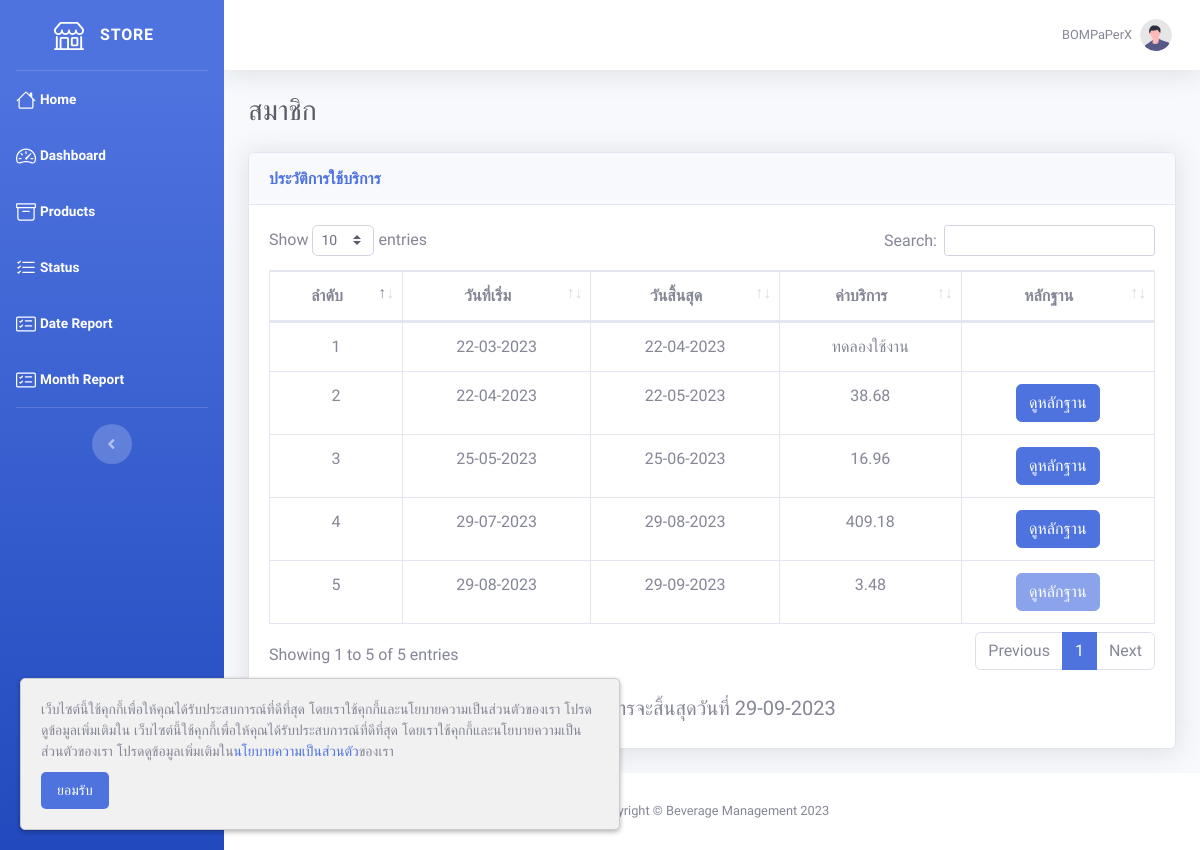
The app's page /history.php (signed in) with its own data.
### tables this page shows
CREATE TABLE `user` (
  `user_id` int(10) NOT NULL,
  `email` varchar(255) NOT NULL,
  `password` varchar(255) NOT NULL,
  `password_view` varchar(255) NOT NULL,
  `status` tinyint(1) NOT NULL COMMENT '0=disable\r\n1=enable',
  `agree` tinyint(1) NOT NULL,
  `firstname` varchar(255) NOT NULL,
  `lastname` varchar(255) NOT NULL,
  `id_number` varchar(13) NOT NULL,
  `phone` varchar(10) NOT NULL,
  `line` varchar(255) NOT NULL,
  `address` text NOT NULL,
  `store` varchar(255) NOT NULL,
  `description` text NOT NULL,
  `img_path` text NOT NULL
);

CREATE TABLE `member` (
  `member_id` int(10) NOT NULL,
  `user_id` int(10) NOT NULL,
  `approve_date` date NOT NULL,
  `img_path` text NOT NULL
);

### history.php (the view, shortened to what this page needs)
<!DOCTYPE html>
<html lang="en">
<?php
require './include/connect.php';
include './include/header.php';
$user_id = $_SESSION['user_id'];
$member_count = $connect->prepare("SELECT * FROM member WHERE user_id = '$user_id'");
$member_count->execute();
$row_member_count = $member_count->fetchAll(PDO::FETCH_ASSOC);
$count = count($row_member_count);
$i = 1;
?>
<body id="page-top">
    <div id="wrapper">
        <?php include './include/sidebar.php'; ?>
        <div id="content-wrapper" class="d-flex flex-column">
            <div id="content">
                <?php include './include/topbar.php'; ?>
                <div class="container-fluid">
                    <div class="d-sm-flex align-items-center justify-content-between mb-4">
                        <h1 class="h3 mb-0 text-gray-800">
                            <?php
                            if ($count == 0) {
                                echo 'ผู้ใช้งานใหม่';
                            } elseif ($count == 1) {
                                echo 'ทดลองใช้งาน';
                            } else {
                                echo 'สมาชิก';
                            }
                            ?>
                        </h1>
                    </div>
                    <div class="card shadow mb-4">
                        <div class="card-header py-3">
                            <h6 class="m-0 font-weight-bold text-primary">ประวัติการใช้บริการ</h6>
                        </div>
                        <div class="card-body">
                            <div class="table-responsive">
                                <table class="table table-bordered text-center" id="dataTable" width="100%" cellspacing="0">
                                    <thead>
                                        <tr>
                                            <th>ลำดับ</th>
                                            <th>วันที่เริ่ม</th>
                                            <th>วันสิ้นสุด</th>
                                            <th>ค่าบริการ</th>
                                            <th>หลักฐาน</th>
                                        </tr>
                                    </thead>
                                    <tbody>
                                        <?php
                                        foreach ($row_member_count as $row) {
                                        ?>
                                            <tr>
                                                <td><?= $i++ ?></td>
                                                <td><?= date('d-m-Y', strtotime($row['approve_date'])) ?></td>
                                                <td><?= $end = date('d-m-Y', strtotime($row['approve_date'] . ' +1 month')) ?></td>
                                                <?php
                                                $start_date = $row['approve_date'];
                                                $end_date = date('Y-m-d', strtotime($start_date . ' +1 month'));
                                                $service_fee = $connect->prepare("SELECT * FROM payment INNER JOIN record ON payment.no_receipt = record.no_receipt INNER JOIN product ON record.product_id = product.product_id WHERE user_id = '$user_id' AND timestamp >= '$start_date' AND timestamp <= '$end_date'");
                                                $service_fee->execute();
                                                $row_service_fee = $service_fee->fetchAll(PDO::FETCH_ASSOC);
                                                $total_price = 0;
                                                foreach ($row_service_fee as $row_fee) {
                                                    $total_price = $total_price + ($row_fee['quantity'] * $row_fee['net_price']);
                                                }
                                                $fee = $total_price * 0.02;
                                                ?>
                                                <td><?= $i == 2 ? 'ทดลองใช้งาน' : $fee ?></td>
                                                <td><button type="button" class="btn btn-primary" onclick="view(<?= $row['member_id'] ?>)" <?= $i == 2 ? 'style="display: none;"' : '' ?> <?= empty($row['img_path']) ? 'disabled' : '' ?>>ดูหลักฐาน</button></td>
                                            </tr>
                                        <?php
                                        }
                                        ?>
                                    </tbody>
                                </table>
                            </div>
                            <br>
                            <div class="text-center">
                                <?php if ($count != 0) { ?>
                                    <h5>บริการจะสิ้นสุดวันที่ <?= $end ?></h5>
                                <?php
                                }
                                ?>
                            </div>
                        </div>
                    </div>
                </div>
            </div>
            <?php include './include/footer.php'; ?>
        </div>
    </div>
</body>
</html>

### include/topbar.php (shortened to what this page needs)
<?php
if (isset($_SESSION['user_id'])) {
    $user_id = $_SESSION['user_id'];
    $profile = $connect->prepare("SELECT * FROM user WHERE user_id = :user_id");
    $profile->bindParam(":user_id", $user_id);
    $profile->execute();
    $row_profile = $profile->fetch(PDO::FETCH_ASSOC);
} else {
    $admin_id = $_SESSION['admin_id'];
    $profile = $connect->prepare("SELECT * FROM admin WHERE admin_id = :admin_id");
    $profile->bindParam(":admin_id", $admin_id);
    $profile->execute();
    $row_profile = $profile->fetch(PDO::FETCH_ASSOC);
}
?>
<nav class="navbar navbar-expand navbar-light bg-white topbar mb-4 static-top shadow">
    <ul class="navbar-nav ml-auto">
        <li class="nav-item dropdown no-arrow">
            <a class="nav-link dropdown-toggle" href="#" id="userDropdown" role="button" data-toggle="dropdown" aria-haspopup="true" aria-expanded="false">
                <span class="mr-2 d-none d-lg-inline text-gray-600 small"><?= isset($_SESSION['user_id']) ? $row_profile['store'] : $row_profile['firstname'] . ' ' . $row_profile['lastname'] ?></span>
                <img class="img-profile rounded-circle" src="../img/undraw_profile.svg">
            </a>
        </li>
    </ul>
</nav>

### include/header.php (style rules this page uses)
body { font-family: 'Kanit', sans-serif; }

### records on screen
user: store "BOMPaPerX"
member: approve_date "22-03-2023", approve_date "22-04-2023", shows "ทดลองใช้งาน"
member: approve_date "22-04-2023", approve_date "22-05-2023", fee "38.68"
member: approve_date "25-05-2023", approve_date "25-06-2023", fee "16.96"
member: approve_date "29-07-2023", approve_date "29-08-2023", fee "409.18"
member: approve_date "29-08-2023", approve_date "29-09-2023", fee "3.48"
